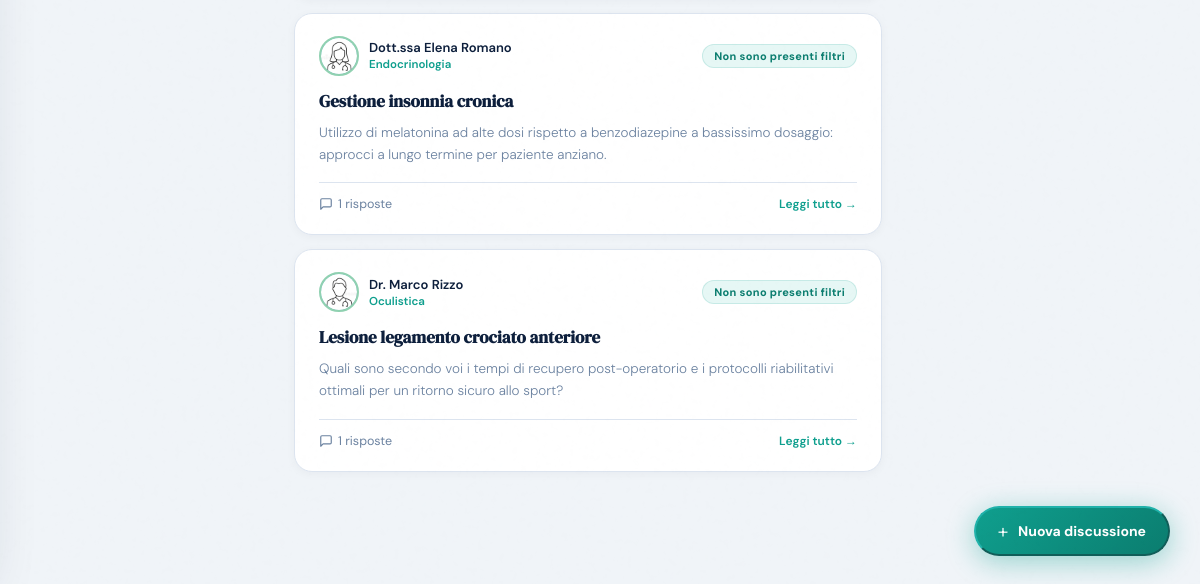
Page /frontend/home.php (signed in, lower part) on the earlier database version.
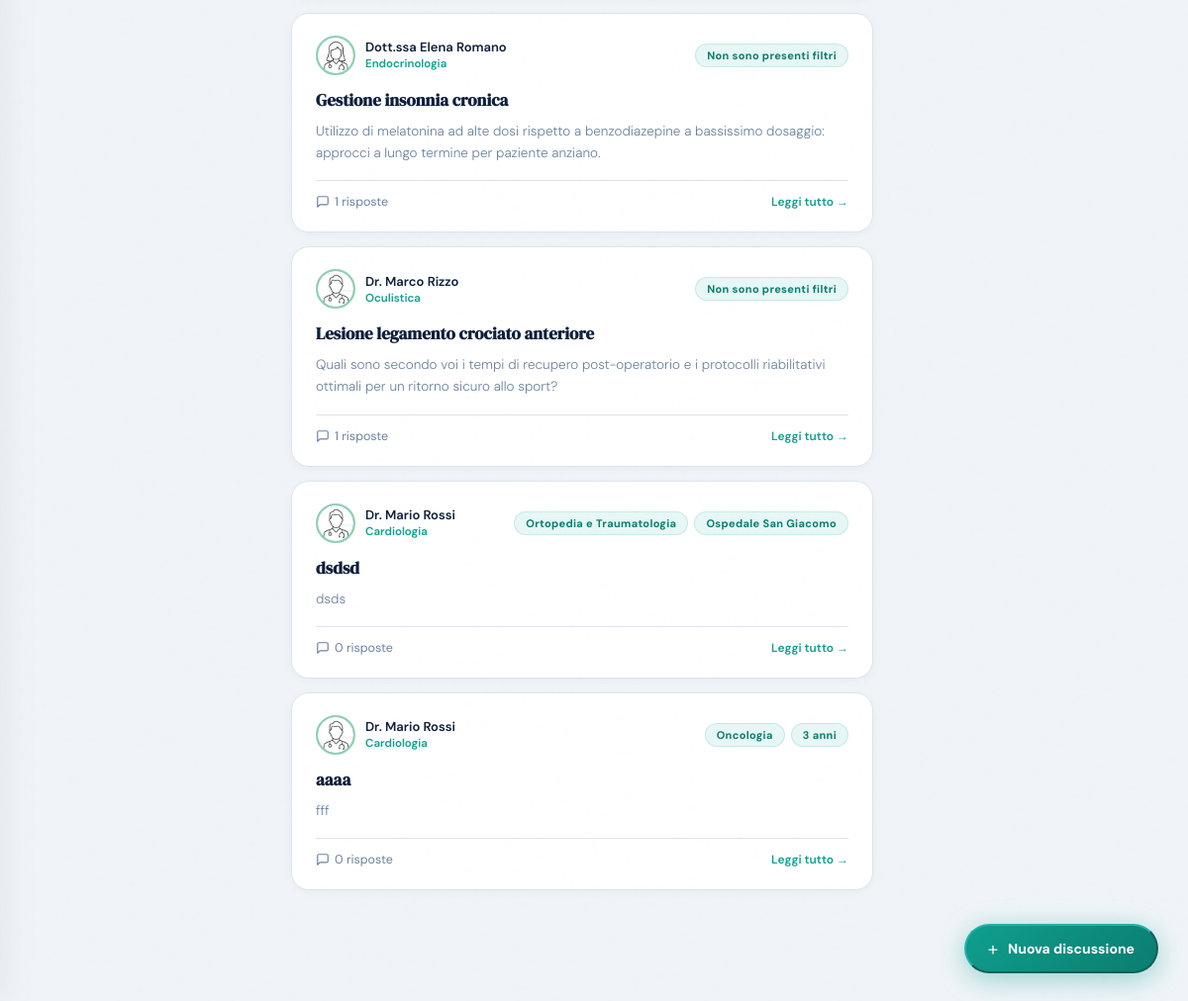
Same page on the later database version.
### tables this page shows
CREATE TABLE `domande` (
  `id_domanda` int(11) NOT NULL,
  `titolo` varchar(50) NOT NULL,
  `corpo` varchar(500) NOT NULL,
  `data_domanda` date DEFAULT NULL,
  `specializzazione_filtro` int(11) DEFAULT NULL,
  `anni_exp_filtro` int(11) DEFAULT NULL,
  `ospedale_filtro` int(11) DEFAULT NULL,
  `dottore` int(11) NOT NULL
);

CREATE TABLE `dottori` (
  `id_dottore` int(11) NOT NULL,
  `nome` varchar(30) NOT NULL,
  `cognome` varchar(30) NOT NULL,
  `sesso` varchar(1) NOT NULL,
  `data_nascita` date DEFAULT NULL,
  `data_inizio_lavoro` date DEFAULT NULL,
  `foto_profilo` varchar(500) DEFAULT NULL,
  `specializzazione` int(11) NOT NULL,
  `ospedale` int(11) NOT NULL,
  `biografia` varchar(500) DEFAULT NULL
);

CREATE TABLE `specializzazioni` (
  `codice` int(11) NOT NULL,
  `nome` varchar(50) NOT NULL,
  `descrizione` varchar(500) DEFAULT NULL
);

CREATE TABLE `ospedali` (
  `id_ospedale` int(11) NOT NULL,
  `nome` varchar(50) NOT NULL,
  `provincia` varchar(50) NOT NULL,
  `citta` varchar(50) NOT NULL,
  `via` varchar(50) NOT NULL,
  `civico` int(11) NOT NULL
);

### frontend/home.php (the view, shortened to what this page needs)
<?php
require_once 'database.php';
try {
  $connessione = new PDO("mysql:host=$host;dbname=$db", $user, $password);
  $connessione->setAttribute(PDO::ATTR_ERRMODE, PDO::ERRMODE_EXCEPTION);
} catch (PDOException $e) {
  die("Errore nella gestione del database $db: " . $e->getMessage());
}
?>
<!DOCTYPE html>
<html lang="it">
<head>
</head>
<body>
  <div class="page-wrapper">
    <main>
      <?php
      $sql = "SELECT id_domanda, titolo, domande.corpo, d.nome AS nomeD, cognome, sesso, foto_profilo, s.nome AS nomeS, COUNT(id_risposta) AS nRisposte, specializzazione_filtro, anni_exp_filtro, ospedale_filtro
              FROM domande
              INNER JOIN dottori AS d ON domande.dottore = d.id_dottore
              INNER JOIN specializzazioni AS s ON d.specializzazione = s.codice
              LEFT JOIN risposte ON domande.id_domanda = risposte.domanda
              GROUP BY id_domanda";
      $post = $connessione->prepare($sql);
      $post->execute();
      if ($post->rowCount() > 0) {
        while ($postSingolo = $post->fetch(PDO::FETCH_ASSOC)) {
          echo '<article class="question-card">
            <div class="card-top">
              <div class="author-row">
                <img src="img/' . $postSingolo["foto_profilo"] . '" class="author-avatar a3">
                <div>
                  <div class="author-name">';
          if ($postSingolo["sesso"] == 'm') {
            echo 'Dr. ';
          } else {
            echo 'Dott.ssa ';
          }
          echo $postSingolo["nomeD"] . ' ' . $postSingolo["cognome"] . '</div>
                  <div class="author-meta"><span>' . $postSingolo["nomeS"] . '</span></div>
                </div>
              </div>
              <div class="card-tags">';
          $filtri = false;
          if (!empty($postSingolo['specializzazione_filtro'])) {
            $sql = "SELECT nome
              FROM specializzazioni
              WHERE codice = ?";
            $specializzazione = $connessione->prepare($sql);
            $specializzazione->execute([$postSingolo['specializzazione_filtro']]);
            $specializzazione = $specializzazione->fetch(\PDO::FETCH_ASSOC);
            echo '<span class="spec-tag">' . $specializzazione['nome'] . '</span>';
            $filtri = true;
          }
          if (!empty($postSingolo['anni_exp_filtro'])) {
            echo '<span class="spec-tag">' . $postSingolo['anni_exp_filtro'] . ' anni</span>';
            $filtri = true;
          }
          if (!empty($postSingolo['ospedale_filtro'])) {
            $sql = "SELECT nome
              FROM ospedali
              WHERE id_ospedale = ?";
            $ospedale = $connessione->prepare($sql);
            $ospedale->execute([$postSingolo['ospedale_filtro']]);
            $ospedale = $ospedale->fetch(\PDO::FETCH_ASSOC);
            echo '<span class="spec-tag">' . $ospedale['nome'] . '</span>';
            $filtri = true;
          }
          if (!$filtri) {
            echo '<span class="spec-tag">Non sono presenti filtri</span>';
          }
          echo '</div>
            </div>
            <h2 class="question-title">' . $postSingolo["titolo"] . '</h2>
            <p class="question-preview">' . $postSingolo["corpo"] . '</p>
            <div class="card-footer">
              <div class="card-actions">
                <button class="card-action">
                  <svg viewBox="0 0 24 24">
                    <path d="M21 15a2 2 0 0 1-2 2H7l-4 4V5a2 2 0 0 1 2-2h14a2 2 0 0 1 2 2z" />
                  </svg>
                  ' . $postSingolo["nRisposte"] . ' risposte
                </button>
              </div>
              <a href="discussione.php?id=' . $postSingolo["id_domanda"] . '" class="read-more">Leggi tutto →</a>
            </div>
          </article>';
        }
      }
      ?>
    </main>
  </div>
  <button id="fabNuovaDisc" class="fab">
    <span class="fab-plus">+</span>
    Nuova discussione
  </button>
</body>
</html>

### frontend/home.php (style rules this page uses)
*, *::before, *::after { box-sizing: border-box; margin: 0; padding: 0 }
:root { --bg: #f0f4f8; --white: #ffffff; --navy: #0d1f3c; --navy2: #162844; --teal: #0f9f8e; --teal2: #0b7d6f; --teal-lt: #e6f7f5; --gold: #c49a3c; --muted: #6b82a0; --border: #dce4ef; --r: 14px; }
html { scroll-behavior: smooth }
body { font-family: 'DM Sans', sans-serif; background: var(--bg); color: var(--navy); overflow-x: hidden }
body::before { content: ''; position: fixed; inset: 0; pointer-events: none; z-index: 9999; opacity: .3 }
.page-wrapper { max-width: 1320px; margin: 0 auto; padding: 28px 24px 100px; display: grid; grid-template-columns: 248px 1fr 272px; gap: 22px; align-items: start }
main { min-width: 0; animation: fadeUp .5s ease .1s both }
.question-card { background: var(--white); border: 1.5px solid var(--border); border-radius: 18px; padding: 22px 24px; margin-bottom: 14px; box-shadow: 0 2px 10px rgba(13, 31, 60, .04); transition: all .25s; animation: fadeUp .4s ease both }
.card-top { display: flex; align-items: center; justify-content: space-between; margin-bottom: 14px; gap: 10px }
.author-row { display: flex; align-items: center; gap: 10px }
.author-avatar { width: 40px; height: 40px; border-radius: 50%; background: linear-gradient(135deg, var(--teal), var(--teal2)); color: #fff; display: flex; align-items: center; justify-content: center; font-size: 11px; font-weight: 700; flex-shrink: 0 }
.author-avatar.a3 { border: 2px solid #90d1b1 }
.author-name { font-weight: 600; font-size: 13px; color: var(--navy) }
.author-meta { font-size: 11.5px; color: var(--muted); margin-top: 1px }
.author-meta span { color: var(--teal); font-weight: 600 }
.card-tags { display: flex; gap: 6px; align-items: center; flex-wrap: wrap }
.spec-tag { background: var(--teal-lt); color: var(--teal2); padding: 4px 11px; border-radius: 100px; font-size: 11px; font-weight: 700; letter-spacing: .03em; border: 1px solid rgba(15, 159, 142, .15); white-space: nowrap }
.question-title { font-family: 'DM Serif Display', serif; font-size: 17px; line-height: 1.35; color: var(--navy); margin-bottom: 9px; cursor: pointer; transition: color .2s }
.question-preview { font-size: 13.5px; color: var(--muted); line-height: 1.65; font-weight: 300; display: -webkit-box; -webkit-line-clamp: 2; -webkit-box-orient: vertical; overflow: hidden; margin-bottom: 16px }
.card-footer { display: flex; align-items: center; justify-content: space-between; border-top: 1px solid var(--border); padding-top: 13px; gap: 12px }
.card-actions { display: flex; gap: 14px }
.card-action { display: flex; align-items: center; gap: 5px; font-size: 12.5px; color: var(--muted); cursor: pointer; transition: color .2s; border: none; background: none; font-family: 'DM Sans', sans-serif; padding: 0 }
.card-action svg { width: 14px; height: 14px; stroke: currentColor; fill: none; stroke-width: 2; stroke-linecap: round; stroke-linejoin: round }
.read-more { font-size: 12px; font-weight: 600; color: var(--teal); text-decoration: none; transition: color .2s; white-space: nowrap }
.fab { position: fixed; bottom: 30px; right: 30px; display: flex; align-items: center; gap: 10px; padding: 0 22px; height: 50px; background: linear-gradient(135deg, var(--teal), var(--teal2)); color: #fff; border-radius: 100px; text-decoration: none; font-size: 14px; font-weight: 700; box-shadow: 0 6px 28px rgba(15, 159, 142, .4); transition: all .2s; z-index: 100; font-family: 'DM Sans', sans-serif; border-color: lightseagreen; }
.fab-plus { font-size: 20px; font-weight: 300; line-height: 1 }

Differences in the rows shown:
added domande: dottore.foto_profilo (placeholder picture), shows "Dr.", dottore.nome "Mario", dottore.cognome "Rossi", specializzazioni.nome "Cardiologia", specializzazione_filtro.nome "Ortopedia e Traumatologia", ospedale_filtro.nome "Ospedale San Giacomo", titolo "dsdsd", corpo "dsds", nRisposte "0"
added domande: dottore.foto_profilo (placeholder picture), shows "Dr.", dottore.nome "Mario", dottore.cognome "Rossi", specializzazioni.nome "Cardiologia", specializzazione_filtro.nome "Oncologia", anni_exp_filtro "3", titolo "aaaa", corpo "fff", nRisposte "0"
